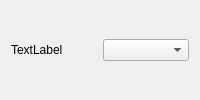
<?xml version="1.0" encoding="UTF-8"?>
<ui version="4.0">
 <class>ComboBoxGUI</class>
 <widget class="QWidget" name="ComboBoxGUI">
  <property name="geometry">
   <rect>
    <x>0</x>
    <y>0</y>
    <width>0</width>
    <height>0</height>
   </rect>
  </property>
  <property name="windowTitle">
   <string>ComboBoxGUI</string>
  </property>
   <layout class="QHBoxLayout" name="horizontalLayout">
    <item>
     <widget class="QLabel" name="label">
      <property name="text">
       <string>TextLabel</string>
      </property>
     </widget>
    </item>
    <item>
     <widget class="QComboBox" name="comboBox"/>
    </item>
   </layout>
  </widget>
 <resources/>
 <connections/>
</ui>
